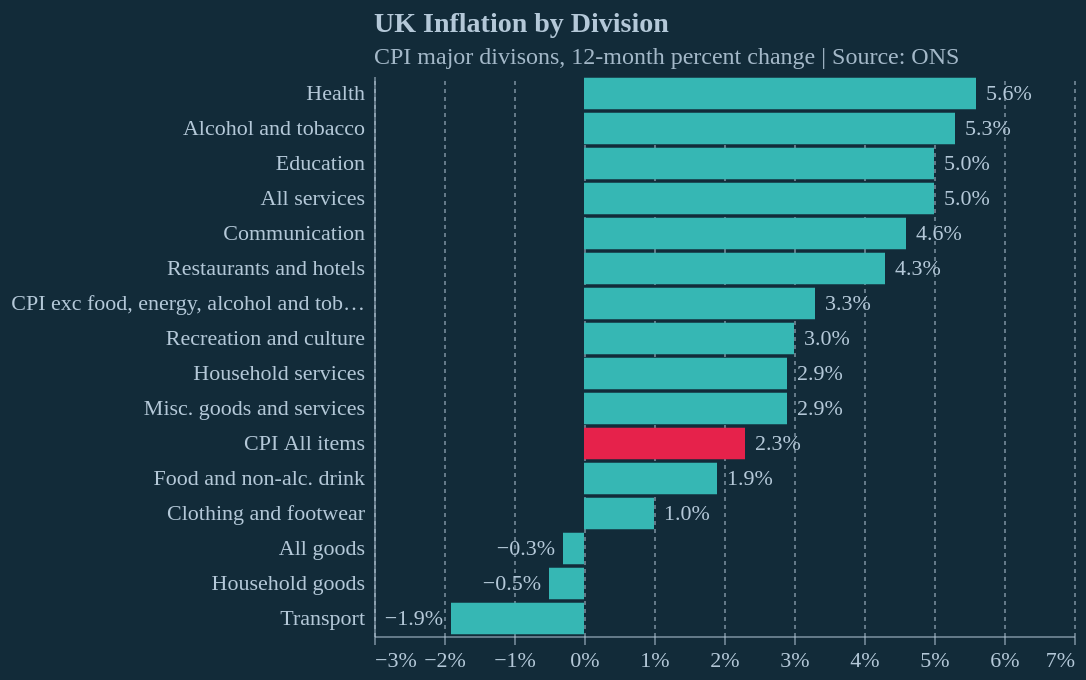

Express this chart as Vega-Lite.
### Vega-Lite specification from a JSON file in a GitHub repository (floating-point values rounded to 4 significant figures)
{"config": {"background": "#122b39", "font": "Circular Std", "text": {"color": "#b4c8d8", "font": "Circular Std", "align": "left", "dx": 7, "dy": 0, "fontSize": 11}, "view": {"stroke": null, "continuousWidth": 350, "continuousHeight": 280, "discreteWidth": 400, "discreteHeight": 300}, "bar": {"color": "#179fdb"}, "line": {"color": "#e6224b"}, "rule": {"color": "#b4c8d8"}, "point": {"filled": true, "size": 80, "color": "#e6224b", "opacity": 0.95}, "geoshape": {"stroke": "white", "strokeWidth": 0.3}, "axis": {"labelColor": "#b4c8d8", "labelFontSize": 11, "labelFont": "Circular Std", "tickColor": "#b4c8d8", "tickOpacity": 0.5, "domainColor": "#b4c8d8", "domainOpacity": 0.5, "gridColor": "#b4c8d8", "gridDash": [2, 2], "gridOpacity": 0.5, "title": null, "titleColor": "#b4c8d8", "tickSize": 4}, "axisXDiscrete": {"grid": false, "labelAngle": 0, "tickCount": 10, "tickOpacity": 0.5, "title": null}, "axisYDiscrete": {"ticks": false, "labelPadding": 5}, "axisXTemporal": {"grid": false, "ticks": true}, "axisXQuantitative": {"grid": true}, "axisYQuantitative": {"gridColor": "#b4c8d8", "gridDash": [1, 5], "gridOpacity": 0.5, "ticks": false, "labelPadding": 5, "tickCount": 8}, "title": {"color": "#b4c8d8", "subtitleColor": "#b4c8d8E6", "font": "Circular Std", "subtitleFont": "Circular Std", "anchor": "start", "frame": "group", "fontSize": 14, "subtitleFontSize": 12, "subtitlePadding": 4, "offset": 0}, "legend": {"titleColor": "#b4c8d8", "labelColor": "#b4c8d8"}}, "layer": [{"mark": {"type": "bar"}, "encoding": {"color": {"condition": {"test": "(datum.Division === 'CPI All items')", "value": "#e6224b"}, "value": "#36b7b4"}, "x": {"axis": {"format": "%"}, "field": "Oct 2024", "scale": {"padding": 20}, "type": "quantitative"}, "y": {"field": "Division", "sort": {"field": "Rank", "order": "ascending"}, "type": "nominal"}}, "title": {"text": "UK Inflation by Division", "dx": 0, "frame": "group", "subtitle": "CPI major divisons, 12-month percent change | Source: ONS"}}, {"mark": {"type": "text", "align": "left", "baseline": "middle", "dx": 5}, "encoding": {"color": {"value": "#b4c8d8"}, "opacity": {"condition": {"test": "(datum['Oct 2024'] > 0)", "value": 1}, "value": 0}, "text": {"field": "Oct 2024", "format": ".1%", "type": "quantitative"}, "x": {"axis": {"format": "%"}, "field": "Oct 2024", "scale": {"padding": 20}, "type": "quantitative"}, "y": {"field": "Division", "sort": {"field": "Rank", "order": "ascending"}, "type": "nominal"}}, "title": {"text": "UK Inflation by Division", "dx": 0, "frame": "group", "subtitle": "CPI major divisons, 12-month percent change | Source: ONS"}}, {"mark": {"type": "text", "align": "right", "baseline": "middle", "dx": -4}, "encoding": {"color": {"value": "#b4c8d8"}, "opacity": {"condition": {"test": "(datum['Oct 2024'] < 0)", "value": 1}, "value": 0}, "text": {"field": "Oct 2024", "format": ".1%", "type": "quantitative"}, "x": {"axis": {"format": "%"}, "field": "Oct 2024", "scale": {"padding": 20}, "type": "quantitative"}, "y": {"field": "Division", "sort": {"field": "Rank", "order": "ascending"}, "type": "nominal"}}, "title": {"text": "UK Inflation by Division", "dx": 0, "frame": "group", "subtitle": "CPI major divisons, 12-month percent change | Source: ONS"}}], "data": {"name": "data-bee6010c6a7bdde3735c55d40b63b935"}, "$schema": "https://vega.github.io/schema/vega-lite/v5.17.0.json", "datasets": {"data-bee6010c6a7bdde3735c55d40b63b935": [{"Division": "CPI All items", "Sep 2024": 0.017, "Oct 2024": 0.023, "Rank": 11}, {"Division": "Food and non-alc. drink", "Sep 2024": 0.019, "Oct 2024": 0.019, "Rank": 12}, {"Division": "Alcohol and tobacco", "Sep 2024": 0.049, "Oct 2024": 0.053, "Rank": 2}, {"Division": "Clothing and footwear", "Sep 2024": 0.008, "Oct 2024": 0.01, "Rank": 13}, {"Division": "Household services", "Sep 2024": -0.017, "Oct 2024": 0.029, "Rank": 9}, {"Division": "Household goods", "Sep 2024": -0.01, "Oct 2024": -0.005, "Rank": 15}, {"Division": "Health", "Sep 2024": 0.052, "Oct 2024": 0.056, "Rank": 1}, {"Division": "Transport", "Sep 2024": -0.022, "Oct 2024": -0.019, "Rank": 16}, {"Division": "Communication", "Sep 2024": 0.052, "Oct 2024": 0.046, "Rank": 5}, {"Division": "Recreation and culture", "Sep 2024": 0.038, "Oct 2024": 0.03, "Rank": 8}, {"Division": "Education", "Sep 2024": 0.044, "Oct 2024": 0.05, "Rank": 3}, {"Division": "Restaurants and hotels", "Sep 2024": 0.041, "Oct 2024": 0.043, "Rank": 6}, {"Division": "Misc. goods and services", "Sep 2024": 0.033, "Oct 2024": 0.029, "Rank": 9}, {"Division": "All goods", "Sep 2024": -0.014, "Oct 2024": -0.003, "Rank": 14}, {"Division": "All services", "Sep 2024": 0.049, "Oct 2024": 0.05, "Rank": 3}, {"Division": "CPI exc food, energy, alcohol and tobacco (core CPI)", "Sep 2024": 0.032, "Oct 2024": 0.033, "Rank": 7}]}, "width": 350, "height": 280}
